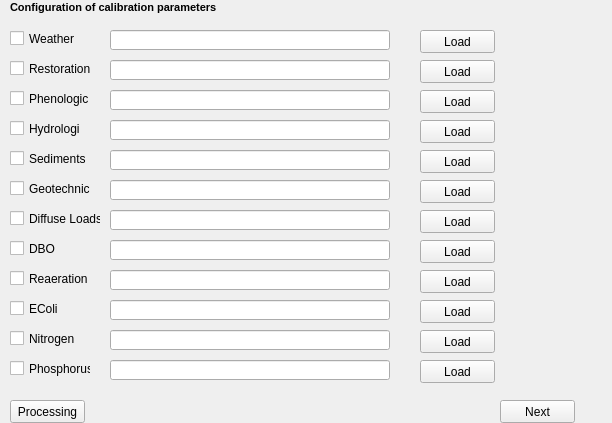
            <widget class="QWidget" name="page_8">
             <property name="geometry">
              <rect>
               <x>0</x>
               <y>0</y>
               <width>612</width>
               <height>423</height>
              </rect>
             </property>
             <attribute name="label">
              <string>Step 8 - Calibration Parms 1</string>
             </attribute>
             <widget class="QLabel" name="label_38">
              <property name="geometry">
               <rect>
                <x>10</x>
                <y>0</y>
                <width>351</width>
                <height>16</height>
               </rect>
              </property>
              <property name="font">
               <font>
                <pointsize>8</pointsize>
                <weight>75</weight>
                <bold>true</bold>
               </font>
              </property>
              <property name="text">
               <string>&lt;html&gt;&lt;head/&gt;&lt;body&gt;&lt;p&gt;Configuration of calibration parameters&lt;/p&gt;&lt;/body&gt;&lt;/html&gt;</string>
              </property>
             </widget>
             <widget class="QPushButton" name="Button_Load_Weather">
              <property name="geometry">
               <rect>
                <x>420</x>
                <y>30</y>
                <width>75</width>
                <height>23</height>
               </rect>
              </property>
              <property name="text">
               <string>Load</string>
              </property>
             </widget>
             <widget class="QCheckBox" name="Check_Phosphorus">
              <property name="geometry">
               <rect>
                <x>10</x>
                <y>360</y>
                <width>81</width>
                <height>17</height>
               </rect>
              </property>
              <property name="text">
               <string>Phosphorus</string>
              </property>
             </widget>
             <widget class="QCheckBox" name="Check_Reaeration">
              <property name="geometry">
               <rect>
                <x>10</x>
                <y>270</y>
                <width>81</width>
                <height>17</height>
               </rect>
              </property>
              <property name="text">
               <string>Reaeration</string>
              </property>
             </widget>
             <widget class="QPushButton" name="Button_Load_hydrologic">
              <property name="geometry">
               <rect>
                <x>420</x>
                <y>120</y>
                <width>75</width>
                <height>23</height>
               </rect>
              </property>
              <property name="text">
               <string>Load</string>
              </property>
             </widget>
             <widget class="QPushButton" name="Button_Load_Nitrogen">
              <property name="geometry">
               <rect>
                <x>420</x>
                <y>330</y>
                <width>75</width>
                <height>23</height>
               </rect>
              </property>
              <property name="text">
               <string>Load</string>
              </property>
             </widget>
             <widget class="QPushButton" name="Button_Load_EColi">
              <property name="geometry">
               <rect>
                <x>420</x>
                <y>300</y>
                <width>75</width>
                <height>23</height>
               </rect>
              </property>
              <property name="text">
               <string>Load</string>
              </property>
             </widget>
             <widget class="QPushButton" name="Button_Load_Phosphorus">
              <property name="geometry">
               <rect>
                <x>420</x>
                <y>360</y>
                <width>75</width>
                <height>23</height>
               </rect>
              </property>
              <property name="text">
               <string>Load</string>
              </property>
             </widget>
             <widget class="QLineEdit" name="Path_Excel_Sediments">
              <property name="geometry">
               <rect>
                <x>110</x>
                <y>150</y>
                <width>280</width>
                <height>20</height>
               </rect>
              </property>
             </widget>
             <widget class="QLineEdit" name="Path_Excel_Diffuse">
              <property name="geometry">
               <rect>
                <x>110</x>
                <y>210</y>
                <width>280</width>
                <height>20</height>
               </rect>
              </property>
             </widget>
             <widget class="QCheckBox" name="Check_DBO">
              <property name="geometry">
               <rect>
                <x>10</x>
                <y>240</y>
                <width>81</width>
                <height>17</height>
               </rect>
              </property>
              <property name="text">
               <string>DBO</string>
              </property>
             </widget>
             <widget class="QCheckBox" name="Check_geotechnical">
              <property name="geometry">
               <rect>
                <x>10</x>
                <y>180</y>
                <width>81</width>
                <height>17</height>
               </rect>
              </property>
              <property name="text">
               <string>Geotechnical</string>
              </property>
             </widget>
             <widget class="QCheckBox" name="Check_restoration">
              <property name="geometry">
               <rect>
                <x>10</x>
                <y>60</y>
                <width>81</width>
                <height>17</height>
               </rect>
              </property>
              <property name="text">
               <string>Restoration</string>
              </property>
             </widget>
             <widget class="QLineEdit" name="Path_Excel_Restauration">
              <property name="geometry">
               <rect>
                <x>110</x>
                <y>60</y>
                <width>280</width>
                <height>20</height>
               </rect>
              </property>
             </widget>
             <widget class="QLineEdit" name="Path_Excel_geotechnical">
              <property name="geometry">
               <rect>
                <x>110</x>
                <y>180</y>
                <width>280</width>
                <height>20</height>
               </rect>
              </property>
             </widget>
             <widget class="QCheckBox" name="Check_EColi">
              <property name="geometry">
               <rect>
                <x>10</x>
                <y>300</y>
                <width>70</width>
                <height>17</height>
               </rect>
              </property>
              <property name="text">
               <string>EColi</string>
              </property>
             </widget>
             <widget class="QCheckBox" name="Check_hydrologic">
              <property name="geometry">
               <rect>
                <x>10</x>
                <y>120</y>
                <width>70</width>
                <height>17</height>
               </rect>
              </property>
              <property name="text">
               <string>Hydrologic</string>
              </property>
             </widget>
             <widget class="QCheckBox" name="Check_Phenologic">
              <property name="geometry">
               <rect>
                <x>10</x>
                <y>90</y>
                <width>81</width>
                <height>17</height>
               </rect>
              </property>
              <property name="text">
               <string>Phenologic</string>
              </property>
             </widget>
             <widget class="QPushButton" name="Button_Load_geotechnical">
              <property name="geometry">
               <rect>
                <x>420</x>
                <y>180</y>
                <width>75</width>
                <height>23</height>
               </rect>
              </property>
              <property name="text">
               <string>Load</string>
              </property>
             </widget>
             <widget class="QPushButton" name="Button_Load_DBO">
              <property name="geometry">
               <rect>
                <x>420</x>
                <y>240</y>
                <width>75</width>
                <height>23</height>
               </rect>
              </property>
              <property name="text">
               <string>Load</string>
              </property>
             </widget>
             <widget class="QCheckBox" name="Check_Nitrogen">
              <property name="geometry">
               <rect>
                <x>10</x>
                <y>330</y>
                <width>81</width>
                <height>17</height>
               </rect>
              </property>
              <property name="text">
               <string>Nitrogen</string>
              </property>
             </widget>
             <widget class="QPushButton" name="Button_Load_Diffuse">
              <property name="geometry">
               <rect>
                <x>420</x>
                <y>210</y>
                <width>75</width>
                <height>23</height>
               </rect>
              </property>
              <property name="text">
               <string>Load</string>
              </property>
             </widget>
             <widget class="QPushButton" name="Button_Load_Restauration">
              <property name="geometry">
               <rect>
                <x>420</x>
                <y>60</y>
                <width>75</width>
                <height>23</height>
               </rect>
              </property>
              <property name="text">
               <string>Load</string>
              </property>
             </widget>
             <widget class="QLineEdit" name="Path_Excel_Nitrogen">
              <property name="geometry">
               <rect>
                <x>110</x>
                <y>330</y>
                <width>280</width>
                <height>20</height>
               </rect>
              </property>
             </widget>
             <widget class="QLineEdit" name="Path_Excel_hydrologic">
              <property name="geometry">
               <rect>
                <x>110</x>
                <y>120</y>
                <width>280</width>
                <height>20</height>
               </rect>
              </property>
             </widget>
             <widget class="QCheckBox" name="Check_Weather">
              <property name="geometry">
               <rect>
                <x>10</x>
                <y>30</y>
                <width>70</width>
                <height>17</height>
               </rect>
              </property>
              <property name="text">
               <string>Weather</string>
              </property>
             </widget>
             <widget class="QPushButton" name="Button_Load_Sediments">
              <property name="geometry">
               <rect>
                <x>420</x>
                <y>150</y>
                <width>75</width>
                <height>23</height>
               </rect>
              </property>
              <property name="text">
               <string>Load</string>
              </property>
             </widget>
             <widget class="QLineEdit" name="Path_Excel_Phosphorus">
              <property name="geometry">
               <rect>
                <x>110</x>
                <y>360</y>
                <width>280</width>
                <height>20</height>
               </rect>
              </property>
             </widget>
             <widget class="QPushButton" name="Button_Load_Phenologic">
              <property name="geometry">
               <rect>
                <x>420</x>
                <y>90</y>
                <width>75</width>
                <height>23</height>
               </rect>
              </property>
              <property name="text">
               <string>Load</string>
              </property>
             </widget>
             <widget class="QLineEdit" name="Path_Excel_Weather">
              <property name="geometry">
               <rect>
                <x>110</x>
                <y>30</y>
                <width>280</width>
                <height>20</height>
               </rect>
              </property>
             </widget>
             <widget class="QCheckBox" name="Check_Sediments">
              <property name="geometry">
               <rect>
                <x>10</x>
                <y>150</y>
                <width>81</width>
                <height>17</height>
               </rect>
              </property>
              <property name="text">
               <string>Sediments</string>
              </property>
             </widget>
             <widget class="QLineEdit" name="Path_Excel_Phenologic">
              <property name="geometry">
               <rect>
                <x>110</x>
                <y>90</y>
                <width>280</width>
                <height>20</height>
               </rect>
              </property>
             </widget>
             <widget class="QLineEdit" name="Path_Excel_DBO">
              <property name="geometry">
               <rect>
                <x>110</x>
                <y>240</y>
                <width>280</width>
                <height>20</height>
               </rect>
              </property>
             </widget>
             <widget class="QLineEdit" name="Path_Excel_Reaeration">
              <property name="geometry">
               <rect>
                <x>110</x>
                <y>270</y>
                <width>280</width>
                <height>20</height>
               </rect>
              </property>
             </widget>
             <widget class="QCheckBox" name="Check_Diffuse">
              <property name="geometry">
               <rect>
                <x>10</x>
                <y>210</y>
                <width>91</width>
                <height>17</height>
               </rect>
              </property>
              <property name="text">
               <string>Diffuse Loads</string>
              </property>
             </widget>
             <widget class="QPushButton" name="Button_Load_Reaeration">
              <property name="geometry">
               <rect>
                <x>420</x>
                <y>270</y>
                <width>75</width>
                <height>23</height>
               </rect>
              </property>
              <property name="text">
               <string>Load</string>
              </property>
             </widget>
             <widget class="QLineEdit" name="Path_Excel_Ecoli">
              <property name="geometry">
               <rect>
                <x>110</x>
                <y>300</y>
                <width>280</width>
                <height>20</height>
               </rect>
              </property>
             </widget>
             <widget class="QPushButton" name="Button_Run_Parms_Cal">
              <property name="geometry">
               <rect>
                <x>10</x>
                <y>400</y>
                <width>75</width>
                <height>23</height>
               </rect>
              </property>
              <property name="text">
               <string>Processing</string>
              </property>
             </widget>
             <widget class="QPushButton" name="Button_Step_9">
              <property name="geometry">
               <rect>
                <x>500</x>
                <y>400</y>
                <width>75</width>
                <height>23</height>
               </rect>
              </property>
              <property name="text">
               <string>Next</string>
              </property>
             </widget>
            </widget>
